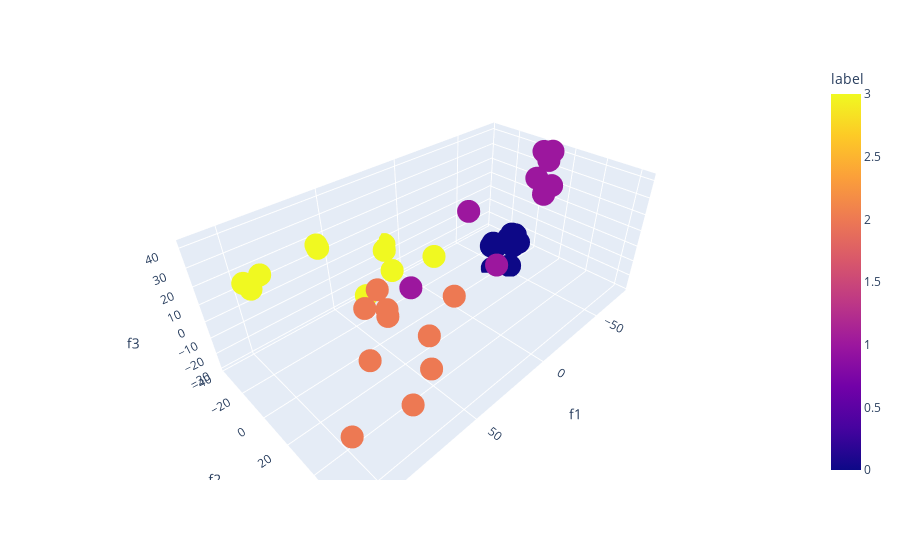

This figure's notebook cell:
### Code cell
Fd = pd.DataFrame([])
for i in range(4):    
    temp = (pd.DataFrame(np.array([projected[i*10:(i+1)*10,0],projected[i*10:(i+1)*10,1],projected[i*10:(i+1)*10,2],np.ones([10])*i]).T,columns=['f1','f2','f3','label']))
    Fd = pd.concat([Fd,temp])
px.scatter_3d(Fd,x='f1',y='f2',z='f3',color='label')

### Figure 1 — Plotly figure (JSON) as saved in the notebook; plotly's stock layout.template omitted (floating-point values rounded to 4 significant figures)
{"data": [{"hoverlabel": {"namelength": 0}, "hovertemplate": "f1=%{x}<br>f2=%{y}<br>f3=%{z}<br>label=%{marker.color}", "legendgroup": "", "marker": {"color": [0, 0, 0, 0, 0, 0, 0, 0, 0, 0, 1, 1, 1, 1, 1, 1, 1, 1, 1, 1, 2, 2, 2, 2, 2, 2, 2, 2, 2, 2, 3, 3, 3, 3, 3, 3, 3, 3, 3, 3], "coloraxis": "coloraxis", "symbol": "circle"}, "mode": "markers", "name": "", "scene": "scene", "showlegend": false, "type": "scatter3d", "x": [-62.43, -60.08, -59.89, -65.09, -63.37, -41.76, -51.4, -47.84, -43.91, -51.07, -65.33, -73.88, -71.22, -76.92, -62.05, 32.97, -76.72, -65.27, -20.51, -28.97, 45.42, 42.47, 110.6, 72.54, 52.88, 38.88, 48.69, 80.86, 49.52, 11.91, 90.8, -12.96, 100.3, 98.43, 22.88, 28.79, 42.35, 58.42, 14.01, 58.0], "y": [-6.7, -1.107, 3.041, -3.653, -5.157, -1.951, -10.27, 6.619, -5.579, -7.608, 13.38, 1.847, 6.338, 8.586, 19.97, 6.569, 6.785, 13.54, -4.345, 11.13, 2.332, -1.874, 64.27, 22.74, 41.79, -13.68, 36.26, 60.97, -11.31, 16.43, -30.41, -24.52, -26.73, -24.3, -20.42, -18.29, -19.08, -34.12, -37.65, -33.85], "z": [-18.3, -20.35, -15.82, -15.42, -14.74, -29.09, -18.57, -25.98, -15.3, -19.71, 19.22, 22.72, 41.64, 40.78, 28.14, 0.2768, 34.67, 20.28, 18.45, -14.0, -13.44, -13.18, 10.91, -10.64, -16.35, -8.764, -2.417, -1.016, -13.84, -11.24, 18.83, -17.3, 21.01, 18.1, -7.752, 9.122, -13.66, 18.67, -2.57, 16.64]}], "layout": {"coloraxis": {"colorbar": {"title": {"text": "label"}}, "colorscale": [[0, "#0d0887"], [0.1111, "#46039f"], [0.2222, "#7201a8"], [0.3333, "#9c179e"], [0.4444, "#bd3786"], [0.5556, "#d8576b"], [0.6667, "#ed7953"], [0.7778, "#fb9f3a"], [0.8889, "#fdca26"], [1, "#f0f921"]]}, "legend": {"tracegroupgap": 0}, "margin": {"t": 60}, "scene": {"domain": {"x": [0, 1], "y": [0, 1]}, "xaxis": {"title": {"text": "f1"}}, "yaxis": {"title": {"text": "f2"}}, "zaxis": {"title": {"text": "f3"}}}}}
